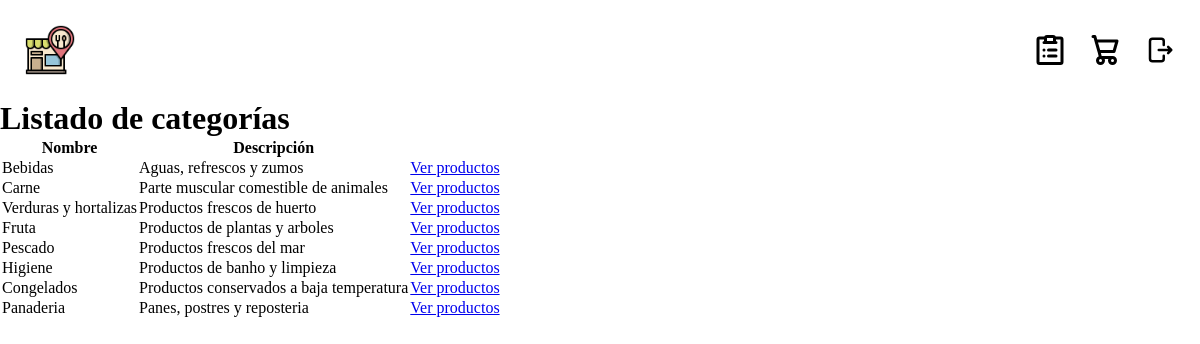
Screenshot of /categorias.php (signed in) with the database file from the repository.
### tables this page shows
CREATE TABLE categoria(
    cod_categoria INT PRIMARY KEY,
    nombre VARCHAR(40) NOT NULL,
    descripcion VARCHAR(40) NOT NULL
);

### conexionBBDD.php (called while the page is built, shortened)
<?php
class Conexion extends PDO
{
    private $SERVIDOR = 'localhost';
    private $BD = 'restaurante';
    public function __construct()
    {
        $dsn = "mysql:host=$this->SERVIDOR;dbname=$this->BD;charset=utf8";
    }
    function mostrarCategorias()
    {
        $consulta = "SELECT * FROM categoria";
        $stmt = $this->prepare($consulta);
        try {
            $stmt->execute();
            $resultado = $stmt->fetchAll(PDO::FETCH_ASSOC);
        } catch (PDOException $e) {
            return false;
        }
        return $resultado;
    }
}

### categorias.php (the view, shortened to what this page needs)
<!DOCTYPE html>
<html lang="en">
<head>
    <link rel="stylesheet" href="./styles/style.css">
</head>
<body>
    <?php require "./cabecera.php"; ?>
    <h1>Listado de categorías</h1>
    <?php
    require "./conexionBBDD.php";
    $resultado = (new Conexion())->mostrarCategorias();
    echo "<table>";
    echo "<tr><th>Nombre</th><th>Descripción</th></tr>";
    foreach ($resultado as $categoria) {
        echo "<tr><td>" . $categoria['nombre'] . "</td><td>" . $categoria['descripcion'] . "</td>";
        echo "<td><a href='./productos.php?categoria=$categoria[cod_categoria]'>Ver productos</a></td></tr>";
    }
    echo "</table>";
    ?>
</body>
</html>

### cabecera.php (shortened to what this page needs)
<header>
    <div><img src="./resources/logo.png" alt="Logo de la empresa" width="50" height="50"></div>
    <div id="opcionesHeader">
        <a href="./categorias.php">
        </a>
        <a href="./carrito.php">
        </a>
        <a href="./cerrarSesion.php">
        </a>
    </div>
</header>

### styles/style.css (style rules this page uses)
html, body { height: 100%; width: 100%; }
* { margin: 0%; padding: 0%; box-sizing: border-box; }
header { height: 100px; position: relative; }
header div img { margin-left: 25px; margin-top: 25px; }
#opcionesHeader { position: absolute; top: 0; right: 0; display: flex; gap: 25px; margin-top: 35px; margin-right: 25px; }
#opcionesHeader a { text-decoration: none; color:black; }

### rows the page displays
categoria: nombre "Bebidas", descripcion "Aguas, refrescos y zumos"
categoria: nombre "Carne", descripcion "Parte muscular comestible de animales"
categoria: nombre "Verduras y hortalizas", descripcion "Productos frescos de huerto"
categoria: nombre "Fruta", descripcion "Productos de plantas y arboles"
categoria: nombre "Pescado", descripcion "Productos frescos del mar"
categoria: nombre "Higiene", descripcion "Productos de banho y limpieza"
categoria: nombre "Congelados", descripcion "Productos conservados a baja temperatura"
categoria: nombre "Panaderia", descripcion "Panes, postres y reposteria"
